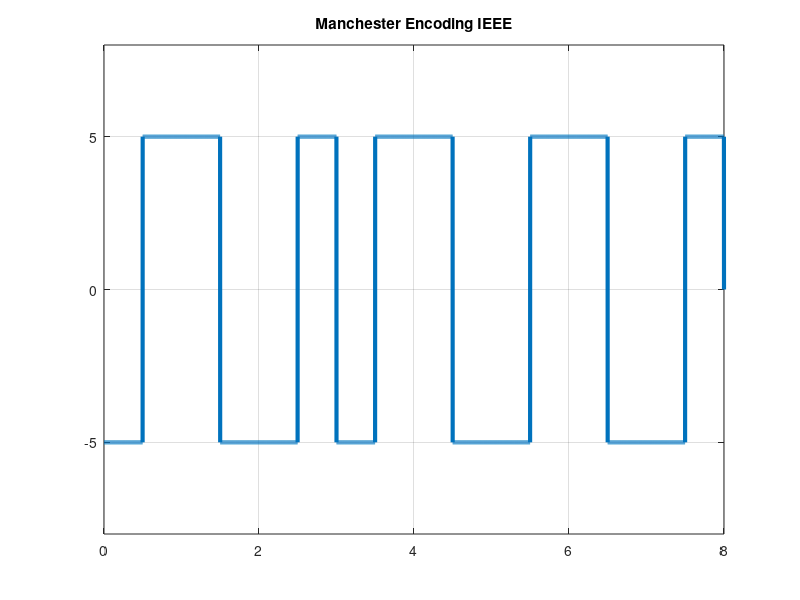

Here is the MATLAB script that generated this plot:
clc
clear all
close all

bits=[1 0 1 1  0 1 0 1];
%bits=input('enter bit stream');
sampleRate=1000;
bitRate=1;

bitLength= length(bits);
totalTime = bitLength/bitRate;

totalSample= sampleRate*bitLength;

sampleTime = totalTime/totalSample;

time = 0:sampleTime:totalTime;

timeLength= length(time);
voltage=5;


%modulation
x = zeros(1,timeLength);
for i=1:bitLength
    if bits(i)==1
        x((i-1)*sampleRate+1:(i-1)*sampleRate + (sampleRate/2))=-voltage;
        x((i-1)*sampleRate+sampleRate/2:i*sampleRate) = voltage;
    else
       x((i-1)*sampleRate+1:(i-1)*sampleRate + (sampleRate/2))=voltage;
        x((i-1)*sampleRate+sampleRate/2:i*sampleRate) = -voltage; 
    end
end

%disp(x);
plot(time,x,'Linewidth',3)
title('Manchester Encoding IEEE');
yticks([-voltage 0 voltage]);
axis([0 totalTime -voltage-3 voltage+3])
grid on;

%demodulation

checker=0;
result = ones(1,bitLength);
for i=1:timeLength
    if time(i)> checker
        checker= checker+1;
        if x(i) == voltage
            result(checker)=0;
        end
    end
    
end

disp('Decoding')
disp(result)
